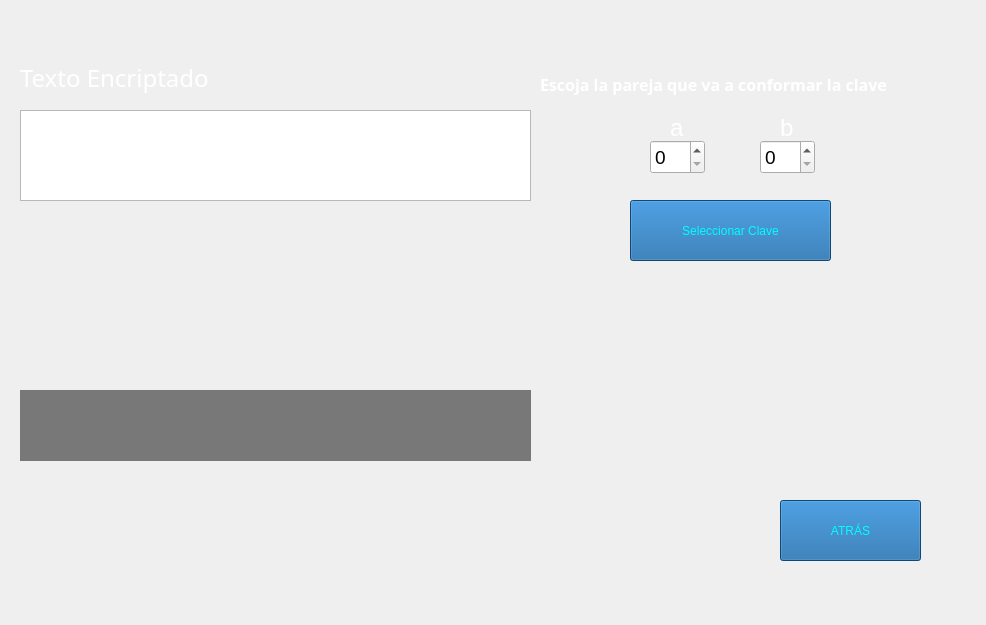
<?xml version="1.0" encoding="UTF-8"?>
<ui version="4.0">
 <class>MainWindow</class>
 <widget class="QMainWindow" name="MainWindow">
  <property name="geometry">
   <rect>
    <x>0</x>
    <y>0</y>
    <width>986</width>
    <height>625</height>
   </rect>
  </property>
  <property name="windowTitle">
   <string>MainWindow</string>
  </property>
  <widget class="QWidget" name="centralwidget">
   <widget class="QLabel" name="fondo">
    <property name="geometry">
     <rect>
      <x>0</x>
      <y>0</y>
      <width>991</width>
      <height>611</height>
     </rect>
    </property>
    <property name="text">
     <string/>
    </property>
    <property name="pixmap">
     <pixmap>Criptografia-main/GIU/Imag1.jpg</pixmap>
    </property>
   </widget>
   <widget class="QPushButton" name="back">
    <property name="geometry">
     <rect>
      <x>780</x>
      <y>500</y>
      <width>141</width>
      <height>61</height>
     </rect>
    </property>
    <property name="styleSheet">
     <string notr="true">background-color: rgb(21, 99, 165);
color: #00ffff;
font: 14pt &quot;Berlin Sans FB&quot;;</string>
    </property>
    <property name="text">
     <string>ATRÁS</string>
    </property>
   </widget>
   <widget class="QLabel" name="textLabel">
    <property name="geometry">
     <rect>
      <x>20</x>
      <y>60</y>
      <width>221</width>
      <height>36</height>
     </rect>
    </property>
    <property name="palette">
     <palette>
      <active>
       <colorrole role="WindowText">
        <brush brushstyle="SolidPattern">
         <color alpha="255">
          <red>255</red>
          <green>255</green>
          <blue>255</blue>
         </color>
        </brush>
       </colorrole>
      </active>
      <inactive>
       <colorrole role="WindowText">
        <brush brushstyle="SolidPattern">
         <color alpha="255">
          <red>255</red>
          <green>255</green>
          <blue>255</blue>
         </color>
        </brush>
       </colorrole>
      </inactive>
      <disabled>
       <colorrole role="WindowText">
        <brush brushstyle="SolidPattern">
         <color alpha="255">
          <red>120</red>
          <green>120</green>
          <blue>120</blue>
         </color>
        </brush>
       </colorrole>
      </disabled>
     </palette>
    </property>
    <property name="font">
     <font>
      <family>Berlin Sans FB</family>
      <pointsize>18</pointsize>
     </font>
    </property>
    <property name="text">
     <string>Texto Encriptado</string>
    </property>
   </widget>
   <widget class="QPlainTextEdit" name="eIn">
    <property name="geometry">
     <rect>
      <x>20</x>
      <y>110</y>
      <width>511</width>
      <height>91</height>
     </rect>
    </property>
   </widget>
   <widget class="QLabel" name="eOut">
    <property name="geometry">
     <rect>
      <x>20</x>
      <y>390</y>
      <width>511</width>
      <height>71</height>
     </rect>
    </property>
    <property name="font">
     <font>
      <pointsize>9</pointsize>
      <weight>75</weight>
      <bold>true</bold>
     </font>
    </property>
    <property name="styleSheet">
     <string notr="true">background-color:rgba(0,0,0,50%);
color:'white';
padding: 5px 15px 5px 15px;</string>
    </property>
    <property name="inputMethodHints">
     <set>Qt::ImhMultiLine</set>
    </property>
    <property name="text">
     <string/>
    </property>
    <property name="scaledContents">
     <bool>false</bool>
    </property>
    <property name="alignment">
     <set>Qt::AlignJustify|Qt::AlignVCenter</set>
    </property>
    <property name="wordWrap">
     <bool>true</bool>
    </property>
    <property name="textInteractionFlags">
     <set>Qt::LinksAccessibleByMouse|Qt::TextSelectableByKeyboard|Qt::TextSelectableByMouse</set>
    </property>
   </widget>
   <widget class="QLabel" name="auxLabel">
    <property name="geometry">
     <rect>
      <x>540</x>
      <y>70</y>
      <width>401</width>
      <height>28</height>
     </rect>
    </property>
    <property name="palette">
     <palette>
      <active>
       <colorrole role="WindowText">
        <brush brushstyle="SolidPattern">
         <color alpha="255">
          <red>255</red>
          <green>255</green>
          <blue>255</blue>
         </color>
        </brush>
       </colorrole>
       <colorrole role="Button">
        <brush brushstyle="SolidPattern">
         <color alpha="255">
          <red>255</red>
          <green>255</green>
          <blue>255</blue>
         </color>
        </brush>
       </colorrole>
       <colorrole role="Light">
        <brush brushstyle="SolidPattern">
         <color alpha="255">
          <red>255</red>
          <green>255</green>
          <blue>255</blue>
         </color>
        </brush>
       </colorrole>
       <colorrole role="Midlight">
        <brush brushstyle="SolidPattern">
         <color alpha="255">
          <red>255</red>
          <green>255</green>
          <blue>255</blue>
         </color>
        </brush>
       </colorrole>
       <colorrole role="Dark">
        <brush brushstyle="SolidPattern">
         <color alpha="255">
          <red>127</red>
          <green>127</green>
          <blue>127</blue>
         </color>
        </brush>
       </colorrole>
       <colorrole role="Mid">
        <brush brushstyle="SolidPattern">
         <color alpha="255">
          <red>170</red>
          <green>170</green>
          <blue>170</blue>
         </color>
        </brush>
       </colorrole>
       <colorrole role="Text">
        <brush brushstyle="SolidPattern">
         <color alpha="255">
          <red>255</red>
          <green>255</green>
          <blue>255</blue>
         </color>
        </brush>
       </colorrole>
       <colorrole role="BrightText">
        <brush brushstyle="SolidPattern">
         <color alpha="255">
          <red>255</red>
          <green>255</green>
          <blue>255</blue>
         </color>
        </brush>
       </colorrole>
       <colorrole role="ButtonText">
        <brush brushstyle="SolidPattern">
         <color alpha="255">
          <red>0</red>
          <green>0</green>
          <blue>0</blue>
         </color>
        </brush>
       </colorrole>
       <colorrole role="Base">
        <brush brushstyle="SolidPattern">
         <color alpha="255">
          <red>255</red>
          <green>255</green>
          <blue>255</blue>
         </color>
        </brush>
       </colorrole>
       <colorrole role="Window">
        <brush brushstyle="SolidPattern">
         <color alpha="255">
          <red>255</red>
          <green>255</green>
          <blue>255</blue>
         </color>
        </brush>
       </colorrole>
       <colorrole role="Shadow">
        <brush brushstyle="SolidPattern">
         <color alpha="255">
          <red>0</red>
          <green>0</green>
          <blue>0</blue>
         </color>
        </brush>
       </colorrole>
       <colorrole role="AlternateBase">
        <brush brushstyle="SolidPattern">
         <color alpha="255">
          <red>255</red>
          <green>255</green>
          <blue>255</blue>
         </color>
        </brush>
       </colorrole>
       <colorrole role="ToolTipBase">
        <brush brushstyle="SolidPattern">
         <color alpha="255">
          <red>255</red>
          <green>255</green>
          <blue>220</blue>
         </color>
        </brush>
       </colorrole>
       <colorrole role="ToolTipText">
        <brush brushstyle="SolidPattern">
         <color alpha="255">
          <red>0</red>
          <green>0</green>
          <blue>0</blue>
         </color>
        </brush>
       </colorrole>
       <colorrole role="PlaceholderText">
        <brush brushstyle="SolidPattern">
         <color alpha="128">
          <red>255</red>
          <green>255</green>
          <blue>255</blue>
         </color>
        </brush>
       </colorrole>
      </active>
      <inactive>
       <colorrole role="WindowText">
        <brush brushstyle="SolidPattern">
         <color alpha="255">
          <red>255</red>
          <green>255</green>
          <blue>255</blue>
         </color>
        </brush>
       </colorrole>
       <colorrole role="Button">
        <brush brushstyle="SolidPattern">
         <color alpha="255">
          <red>255</red>
          <green>255</green>
          <blue>255</blue>
         </color>
        </brush>
       </colorrole>
       <colorrole role="Light">
        <brush brushstyle="SolidPattern">
         <color alpha="255">
          <red>255</red>
          <green>255</green>
          <blue>255</blue>
         </color>
        </brush>
       </colorrole>
       <colorrole role="Midlight">
        <brush brushstyle="SolidPattern">
         <color alpha="255">
          <red>255</red>
          <green>255</green>
          <blue>255</blue>
         </color>
        </brush>
       </colorrole>
       <colorrole role="Dark">
        <brush brushstyle="SolidPattern">
         <color alpha="255">
          <red>127</red>
          <green>127</green>
          <blue>127</blue>
         </color>
        </brush>
       </colorrole>
       <colorrole role="Mid">
        <brush brushstyle="SolidPattern">
         <color alpha="255">
          <red>170</red>
          <green>170</green>
          <blue>170</blue>
         </color>
        </brush>
       </colorrole>
       <colorrole role="Text">
        <brush brushstyle="SolidPattern">
         <color alpha="255">
          <red>255</red>
          <green>255</green>
          <blue>255</blue>
         </color>
        </brush>
       </colorrole>
       <colorrole role="BrightText">
        <brush brushstyle="SolidPattern">
         <color alpha="255">
          <red>255</red>
          <green>255</green>
          <blue>255</blue>
         </color>
        </brush>
       </colorrole>
       <colorrole role="ButtonText">
        <brush brushstyle="SolidPattern">
         <color alpha="255">
          <red>0</red>
          <green>0</green>
          <blue>0</blue>
         </color>
        </brush>
       </colorrole>
       <colorrole role="Base">
        <brush brushstyle="SolidPattern">
         <color alpha="255">
          <red>255</red>
          <green>255</green>
          <blue>255</blue>
         </color>
        </brush>
       </colorrole>
       <colorrole role="Window">
        <brush brushstyle="SolidPattern">
         <color alpha="255">
          <red>255</red>
          <green>255</green>
          <blue>255</blue>
         </color>
        </brush>
       </colorrole>
       <colorrole role="Shadow">
        <brush brushstyle="SolidPattern">
         <color alpha="255">
          <red>0</red>
          <green>0</green>
          <blue>0</blue>
         </color>
        </brush>
       </colorrole>
       <colorrole role="AlternateBase">
        <brush brushstyle="SolidPattern">
         <color alpha="255">
          <red>255</red>
          <green>255</green>
          <blue>255</blue>
         </color>
        </brush>
       </colorrole>
       <colorrole role="ToolTipBase">
        <brush brushstyle="SolidPattern">
         <color alpha="255">
          <red>255</red>
          <green>255</green>
          <blue>220</blue>
         </color>
        </brush>
       </colorrole>
       <colorrole role="ToolTipText">
        <brush brushstyle="SolidPattern">
         <color alpha="255">
          <red>0</red>
          <green>0</green>
          <blue>0</blue>
         </color>
        </brush>
       </colorrole>
       <colorrole role="PlaceholderText">
        <brush brushstyle="SolidPattern">
         <color alpha="128">
          <red>255</red>
          <green>255</green>
          <blue>255</blue>
         </color>
        </brush>
       </colorrole>
      </inactive>
      <disabled>
       <colorrole role="WindowText">
        <brush brushstyle="SolidPattern">
         <color alpha="255">
          <red>127</red>
          <green>127</green>
          <blue>127</blue>
         </color>
        </brush>
       </colorrole>
       <colorrole role="Button">
        <brush brushstyle="SolidPattern">
         <color alpha="255">
          <red>255</red>
          <green>255</green>
          <blue>255</blue>
         </color>
        </brush>
       </colorrole>
       <colorrole role="Light">
        <brush brushstyle="SolidPattern">
         <color alpha="255">
          <red>255</red>
          <green>255</green>
          <blue>255</blue>
         </color>
        </brush>
       </colorrole>
       <colorrole role="Midlight">
        <brush brushstyle="SolidPattern">
         <color alpha="255">
          <red>255</red>
          <green>255</green>
          <blue>255</blue>
         </color>
        </brush>
       </colorrole>
       <colorrole role="Dark">
        <brush brushstyle="SolidPattern">
         <color alpha="255">
          <red>127</red>
          <green>127</green>
          <blue>127</blue>
         </color>
        </brush>
       </colorrole>
       <colorrole role="Mid">
        <brush brushstyle="SolidPattern">
         <color alpha="255">
          <red>170</red>
          <green>170</green>
          <blue>170</blue>
         </color>
        </brush>
       </colorrole>
       <colorrole role="Text">
        <brush brushstyle="SolidPattern">
         <color alpha="255">
          <red>127</red>
          <green>127</green>
          <blue>127</blue>
         </color>
        </brush>
       </colorrole>
       <colorrole role="BrightText">
        <brush brushstyle="SolidPattern">
         <color alpha="255">
          <red>255</red>
          <green>255</green>
          <blue>255</blue>
         </color>
        </brush>
       </colorrole>
       <colorrole role="ButtonText">
        <brush brushstyle="SolidPattern">
         <color alpha="255">
          <red>127</red>
          <green>127</green>
          <blue>127</blue>
         </color>
        </brush>
       </colorrole>
       <colorrole role="Base">
        <brush brushstyle="SolidPattern">
         <color alpha="255">
          <red>255</red>
          <green>255</green>
          <blue>255</blue>
         </color>
        </brush>
       </colorrole>
       <colorrole role="Window">
        <brush brushstyle="SolidPattern">
         <color alpha="255">
          <red>255</red>
          <green>255</green>
          <blue>255</blue>
         </color>
        </brush>
       </colorrole>
       <colorrole role="Shadow">
        <brush brushstyle="SolidPattern">
         <color alpha="255">
          <red>0</red>
          <green>0</green>
          <blue>0</blue>
         </color>
        </brush>
       </colorrole>
       <colorrole role="AlternateBase">
        <brush brushstyle="SolidPattern">
         <color alpha="255">
          <red>255</red>
          <green>255</green>
          <blue>255</blue>
         </color>
        </brush>
       </colorrole>
       <colorrole role="ToolTipBase">
        <brush brushstyle="SolidPattern">
         <color alpha="255">
          <red>255</red>
          <green>255</green>
          <blue>220</blue>
         </color>
        </brush>
       </colorrole>
       <colorrole role="ToolTipText">
        <brush brushstyle="SolidPattern">
         <color alpha="255">
          <red>0</red>
          <green>0</green>
          <blue>0</blue>
         </color>
        </brush>
       </colorrole>
       <colorrole role="PlaceholderText">
        <brush brushstyle="SolidPattern">
         <color alpha="128">
          <red>0</red>
          <green>0</green>
          <blue>0</blue>
         </color>
        </brush>
       </colorrole>
      </disabled>
     </palette>
    </property>
    <property name="font">
     <font>
      <family>Berlin Sans FB Demi</family>
      <pointsize>12</pointsize>
      <weight>75</weight>
      <bold>true</bold>
     </font>
    </property>
    <property name="text">
     <string>Escoja la pareja que va a conformar la clave</string>
    </property>
   </widget>
   <widget class="QLabel" name="aLabel">
    <property name="geometry">
     <rect>
      <x>670</x>
      <y>110</y>
      <width>16</width>
      <height>36</height>
     </rect>
    </property>
    <property name="palette">
     <palette>
      <active>
       <colorrole role="WindowText">
        <brush brushstyle="SolidPattern">
         <color alpha="255">
          <red>255</red>
          <green>255</green>
          <blue>255</blue>
         </color>
        </brush>
       </colorrole>
      </active>
      <inactive>
       <colorrole role="WindowText">
        <brush brushstyle="SolidPattern">
         <color alpha="255">
          <red>255</red>
          <green>255</green>
          <blue>255</blue>
         </color>
        </brush>
       </colorrole>
      </inactive>
      <disabled>
       <colorrole role="WindowText">
        <brush brushstyle="SolidPattern">
         <color alpha="255">
          <red>120</red>
          <green>120</green>
          <blue>120</blue>
         </color>
        </brush>
       </colorrole>
      </disabled>
     </palette>
    </property>
    <property name="font">
     <font>
      <pointsize>18</pointsize>
     </font>
    </property>
    <property name="text">
     <string>a</string>
    </property>
   </widget>
   <widget class="QLabel" name="bLabel">
    <property name="geometry">
     <rect>
      <x>780</x>
      <y>110</y>
      <width>17</width>
      <height>36</height>
     </rect>
    </property>
    <property name="palette">
     <palette>
      <active>
       <colorrole role="WindowText">
        <brush brushstyle="SolidPattern">
         <color alpha="255">
          <red>255</red>
          <green>255</green>
          <blue>255</blue>
         </color>
        </brush>
       </colorrole>
      </active>
      <inactive>
       <colorrole role="WindowText">
        <brush brushstyle="SolidPattern">
         <color alpha="255">
          <red>255</red>
          <green>255</green>
          <blue>255</blue>
         </color>
        </brush>
       </colorrole>
      </inactive>
      <disabled>
       <colorrole role="WindowText">
        <brush brushstyle="SolidPattern">
         <color alpha="255">
          <red>120</red>
          <green>120</green>
          <blue>120</blue>
         </color>
        </brush>
       </colorrole>
      </disabled>
     </palette>
    </property>
    <property name="font">
     <font>
      <pointsize>18</pointsize>
     </font>
    </property>
    <property name="text">
     <string>b</string>
    </property>
   </widget>
   <widget class="QSpinBox" name="eSpinB">
    <property name="geometry">
     <rect>
      <x>760</x>
      <y>140</y>
      <width>55</width>
      <height>34</height>
     </rect>
    </property>
    <property name="font">
     <font>
      <pointsize>14</pointsize>
     </font>
    </property>
   </widget>
   <widget class="QSpinBox" name="eSpinA">
    <property name="geometry">
     <rect>
      <x>650</x>
      <y>140</y>
      <width>55</width>
      <height>34</height>
     </rect>
    </property>
    <property name="font">
     <font>
      <pointsize>14</pointsize>
     </font>
    </property>
   </widget>
   <widget class="QPushButton" name="pickKey">
    <property name="geometry">
     <rect>
      <x>630</x>
      <y>200</y>
      <width>201</width>
      <height>61</height>
     </rect>
    </property>
    <property name="styleSheet">
     <string notr="true">background-color: rgb(21, 99, 165);
color: #00ffff;
font: 14pt &quot;Berlin Sans FB&quot;;</string>
    </property>
    <property name="text">
     <string>Seleccionar Clave</string>
    </property>
   </widget>
  </widget>
 </widget>
 <resources/>
 <connections/>
</ui>
